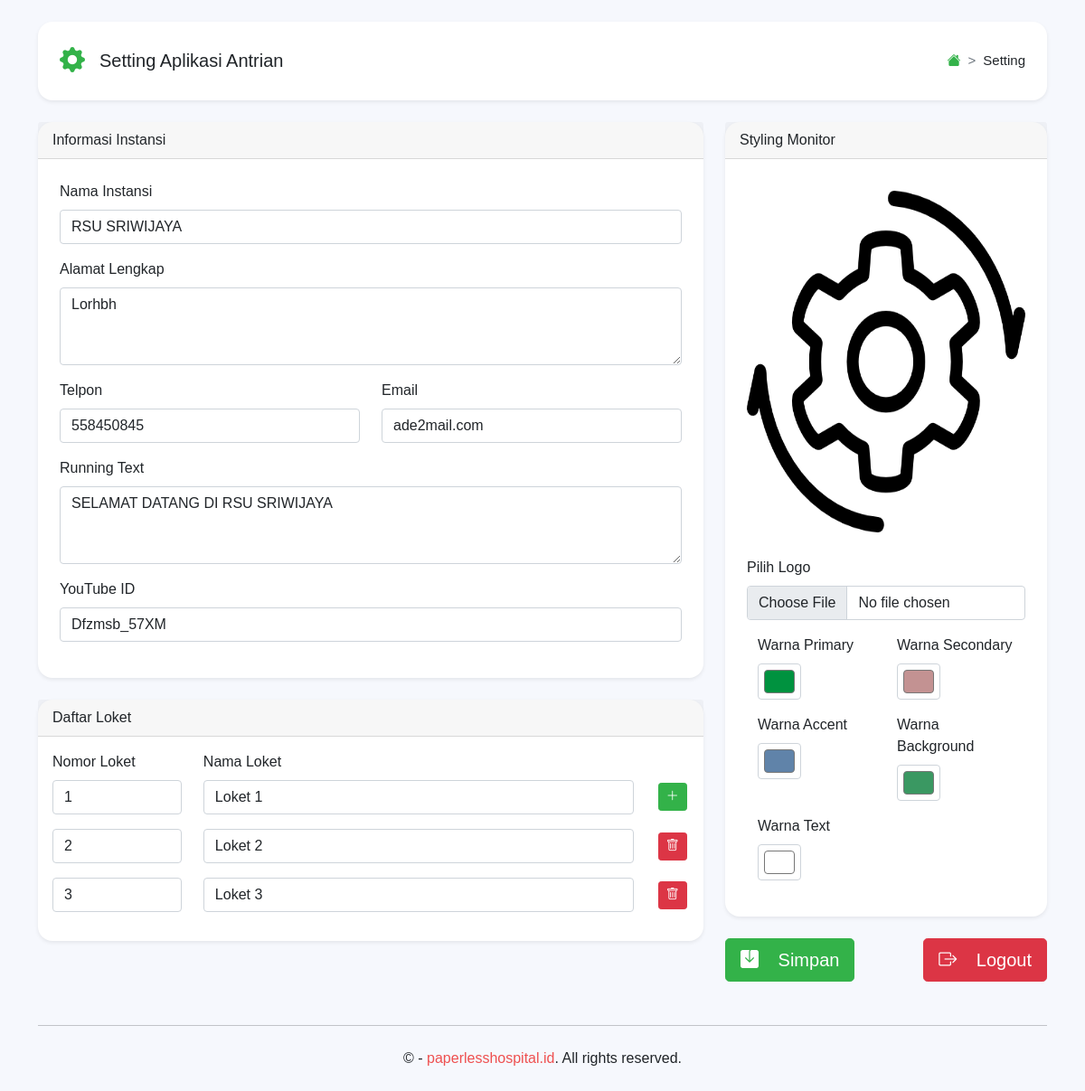
/pages/setting/index.php (signed in), run on the app's committed database.
### tables this page shows
CREATE TABLE `queue_setting` (
  `id` int(11) NOT NULL AUTO_INCREMENT,
  `nama_instansi` varchar(255) DEFAULT NULL,
  `logo` varchar(255) DEFAULT NULL,
  `alamat` varchar(255) DEFAULT NULL,
  `telpon` varchar(255) DEFAULT NULL,
  `email` varchar(255) DEFAULT NULL,
  `running_text` varchar(255) DEFAULT NULL,
  `youtube_id` varchar(255) DEFAULT NULL,
  `list_loket` longtext,
  `warna_primary` varchar(255) DEFAULT NULL,
  `warna_secondary` varchar(255) DEFAULT NULL,
  `warna_accent` varchar(255) DEFAULT NULL,
  `warna_background` varchar(255) DEFAULT NULL,
  `warna_text` varchar(255) DEFAULT NULL,
  PRIMARY KEY (`id`)
);

### pages/setting/index.php (the view, shortened to what the rows shown need)
<!doctype html>
<html lang="en" class="h-100">
<head>
    <link href="../../assets/vendor/css/bootstrap.min.css" rel="stylesheet">
    <link href="../../assets/vendor/css/bootstrap-icons.css" rel="stylesheet">
    <link href="../../assets/vendor/css/swap.css" rel="stylesheet">
    <link href="../../assets/vendor/css/datatables.min.css" type="text/css" rel="stylesheet">
    <link href="../../assets/css/style.css" rel="stylesheet">
</head>
<body class="d-flex flex-column h-100">
    <main class="flex-shrink-0">
        <div class="container pt-4">
            <div class="d-flex flex-column flex-md-row px-4 py-3 mb-4 bg-white rounded-2 shadow-sm">
                <div class="d-flex align-items-center me-md-auto">
                    <h1 class="h5 pt-2">Setting Aplikasi Antrian</h1>
                </div>
            </div>
            <?php if (!isset($_SESSION['username'])) : ?>
                <div class="row">
                    <div class="container pt-5">
                        <div class="row justify-content-lg-center">
                            <div class="col-lg-5 mb-4">
                                <div class="px-4 py-3 mb-4 bg-white rounded-2 shadow-sm">
                                    <div class="d-flex justify-content-center align-items-center me-md-auto">
                                        <i class="bi-lock-fill text-success me-3 fs-5"></i>
                                        <h1 class="h5 pt-2">Login Admin</h1>
                                    </div>
                                </div>
                                <div class="card border-0 shadow-sm">
                                    <div class="card-body d-grid p-5">
                                        <form action="login.php" method="post">
                                            <div class="row">
                                                <div class="col-12">
                                                    <div class="mb-3">
                                                        <label for="username" class="form-label">Username</label>
                                                        <input type="text" class="form-control" id="username" name="username" placeholder="Username">
                                                    </div>
                                                    <div class="mb-3">
                                                        <label for="password" class="form-label">Password</label>
                                                        <input type="password" class="form-control" id="password" name="password" placeholder="Password">
                                                    </div>
                                                    <button type="submit" class="btn btn-success btn-block">
                                                        <i class="bi-unlock-fill me-2 fs-4"></i> Login
                                                    </button>
                                                </div>
                                            </div>
                                        </form>
                                    </div>
                                </div>
                            </div>
                        </div>
                    </div>
                </div>
            <?php else : ?>
                <?php
                require_once "../../config/database.php";
                $query = mysqli_query($mysqli, "SELECT * FROM queue_setting ORDER BY id DESC LIMIT 1") or die('Ada kesalahan pada query tampil data : ' . mysqli_error($mysqli));
                $rows = mysqli_num_rows($query);
                if ($rows <> 0) {
                    $data = mysqli_fetch_assoc($query);
                } else {
                    $data = [];
                }
                ?>
                <form action="" method="post" id="saveSetting">
                    <div class="row">
                        <div class="col-8">
                            <div class="card border-0 shadow-sm">
                                <div class="card-header">Informasi Instansi</div>
                                <div class="card-body p-4">
                                    <div class="mb-3">
                                        <label for="nama_instansi" class="form-label">Nama Instansi</label>
                                        <input type="text" class="form-control" id="nama_instansi" name="nama_instansi" placeholder="Nama Instansi" value="<?= $data['nama_instansi'] ? $data['nama_instansi'] : ''; ?>" required>
                                    </div>
                                    <div class="mb-3">
                                        <label for="alamat" class="form-label">Alamat Lengkap</label>
                                        <textarea class="form-control" id="alamat" name="alamat" rows="3" placeholder="Alamat Lengkap" required><?= $data['alamat'] ? $data['alamat'] : ''; ?></textarea>
                                    </div>
                                    <div class="row">
                                        <div class="col-6">
                                            <div class="mb-3">
                                                <label for="telpon" class="form-label">Telpon</label>
                                                <input type="text" class="form-control" id="telpon" name="telpon" placeholder="Telpon" value="<?= $data['telpon'] ? $data['telpon'] : ''; ?>" required>
                                            </div>
                                        </div>
                                        <div class="col-6">
                                            <div class="mb-3">
                                                <label for="email" class="form-label">Email</label>
                                                <input type="text" class="form-control" id="email" name="email" placeholder="Email" value="<?= $data['email'] ? $data['email'] : ''; ?>" required>
                                            </div>
                                        </div>
                                    </div>
                                    <div class="mb-3">
                                        <label for="running_text" class="form-label">Running Text</label>
                                        <textarea class="form-control" id="running_text" name="running_text" rows="3" placeholder="Running Text" required><?= $data['running_text'] ? $data['running_text'] : ''; ?></textarea>
                                    </div>
                                    <div class="mb-3">
                                        <label for="youtube_id" class="form-label">YouTube ID</label>
                                        <input type="text" class="form-control" id="youtube_id" name="youtube_id" placeholder="YouTube ID in Url parameter v Exp. U7luoXkcXrg" value="<?= $data['youtube_id'] ? $data['youtube_id'] : ''; ?>" required>
                                    </div>
                                </div>
                            </div>
                            <?php
                            $list_loket = $data['list_loket'] ? json_decode($data['list_loket'], true) : [];
                            ?>
                            <div class="card border-0 shadow-sm mt-4">
                                <div class="card-header">Daftar Loket</div>
                                <div class="card-body">
                                    <?php if (count($list_loket) > 0) : ?>
                                        <?php foreach ($list_loket as $key_lk => $val_lk) : ?>
                                            <div class="row block_row">
                                                <div class="col-11">
                                                    <div class="row">
                                                        <div class="col-3">
                                                            <div class="mb-3">
                                                                <?php if ($key_lk == 0) : ?>
                                                                    <label class="form-label">Nomor Loket</label>
                                                                <?php endif ?>
                                                                <input type="text" class="form-control" name="no_loket[]" placeholder="Nomor Loket" value="<?= $val_lk['no_loket'] ? $val_lk['no_loket'] : ''; ?>" required>
                                                            </div>
                                                        </div>
                                                        <div class="col-9">
                                                            <div class="mb-3">
                                                                <?php if ($key_lk == 0) : ?>
                                                                    <label class="form-label">Nama Loket</label>
                                                                <?php endif ?>
                                                                <input type="text" class="form-control" name="nama_loket[]" placeholder="Nama Loket" value="<?= $val_lk['nama_loket'] ? $val_lk['nama_loket'] : ''; ?>" required>
                                                            </div>
                                                        </div>
                                                    </div>
                                                </div>
                                                <div class="col-1">
                                                    <div class="d-flex justify-content-center align-items-center">
                                                        <?php if ($key_lk == 0) : ?>
                                                            <button type="button" class="btn btn-success btn-sm addLoket" style="margin-top: 35px;"><i class="bi-plus-lg text-white"></i></button>
                                                        <?php else : ?>
                                                            <button type="button" class="btn btn-danger btn-sm mt-1 deleteLoket"><i class="bi-trash text-white"></i></button>
                                                        <?php endif; ?>
                                                    </div>
                                                </div>
                                            </div>
                                        <?php endforeach; ?>
                                    <?php endif; ?>
                                </div>
                            </div>
                        </div>
                        <div class="col-4">
                            <div class="card border-0 shadow-sm">
                                <div class="card-header">Styling Monitor</div>
                                <div class="card-body p-4">
                                    <div class="row justify-content-center align-items-center">
                                        <img src="<?= $data['logo'] && file_exists('../../assets/img/' . $data['logo']) ? '../../assets/img/' . $data['logo'] : '../../assets/img/default.png'; ?>" class="rounded mx-auto d-block mb-3" alt="Logo" width="40px" height="400px">
                                        <div class="mb-3">
                                            <label for="logo" class="form-label">Pilih Logo</label>
                                            <input class="form-control" type="file" id="logo" name="logo">
                                        </div>
                                        <div class="row">
                                            <div class="col-6">
                                                <div class="mb-3">
                                                    <label for="warna_primary" class="form-label">Warna Primary</label>
                                                    <input type="color" class="form-control form-control-color" id="warna_primary" name="warna_primary" value="<?= $data['warna_primary'] ? $data['warna_primary'] : '#563d7c'; ?>" title="Warna Primary" required>
                                                </div>
                                            </div>
                                            <div class="col-6">
                                                <div class="mb-3">
                                                    <label for="warna_secondary" class="form-label">Warna Secondary</label>
                                                    <input type="color" class="form-control form-control-color" id="warna_secondary" name="warna_secondary" value="<?= $data['warna_secondary'] ? $data['warna_secondary'] : '#563d7c'; ?>" title="Warna Secondary" required>
                                                </div>
                                            </div>
                                        </div>
                                        <div class="row">
                                            <div class="col-6">
                                                <div class="mb-3">
                                                    <label for="warna_accent" class="form-label">Warna Accent</label>
                                                    <input type="color" class="form-control form-control-color" id="warna_accent" name="warna_accent" value="<?= $data['warna_accent'] ? $data['warna_accent'] : '#563d7c'; ?>" title="Warna Accent" required>
                                                </div>
                                            </div>
                                            <div class="col-6">
                                                <div class="mb-3">
                                                    <label for="warna_background" class="form-label">Warna Background</label>
                                                    <input type="color" class="form-control form-control-color" id="warna_background" name="warna_background" value="<?= $data['warna_background'] ? $data['warna_background'] : '#563d7c'; ?>" title="Warna Background" required>
                                                </div>
                                            </div>
                                        </div>
                                        <div class="row">
                                            <div class="col-6">
                                                <div class="mb-3">
                                                    <label for="warna_text" class="form-label">Warna Text</label>
                                                    <input type="color" class="form-control form-control-color" id="warna_text" name="warna_text" value="<?= $data['warna_text'] ? $data['warna_text'] : '#563d7c'; ?>" title="Warna Text" required>
                                                </div>
                                            </div>
                                            <div class="col-6"></div>
                                        </div>
                                    </div>
                                </div>
                            </div>
                            <div class="d-flex justify-content-between align-items-center gap-2 mt-4">
                                <button type="submit" class="btn btn-success btn-lg"><i class="bi-save-fill text-white me-3"></i> Simpan</button>
                                <button type="button" id="logout" class="btn btn-danger btn-lg"><i class="bi-box-arrow-right text-white me-3"></i> Logout</button>
                            </div>
                        </div>
                    </div>
                </form>
            <?php endif; ?>
        </div>
    </main>
</body>
</html>

### data on the page
queue_setting: nama_instansi "RSU SRIWIJAYA", alamat "Lorhbh", telpon "558450845", email "ade2mail.com", running_text "SELAMAT DATANG DI RSU SRIWIJAYA", youtube_id "Dfzmsb_57XM", warna_primary "#00923f", warna_secondary "#c39292", warna_accent "#6083a9", warna_background "#3a9862", warna_text "#ffffff"
